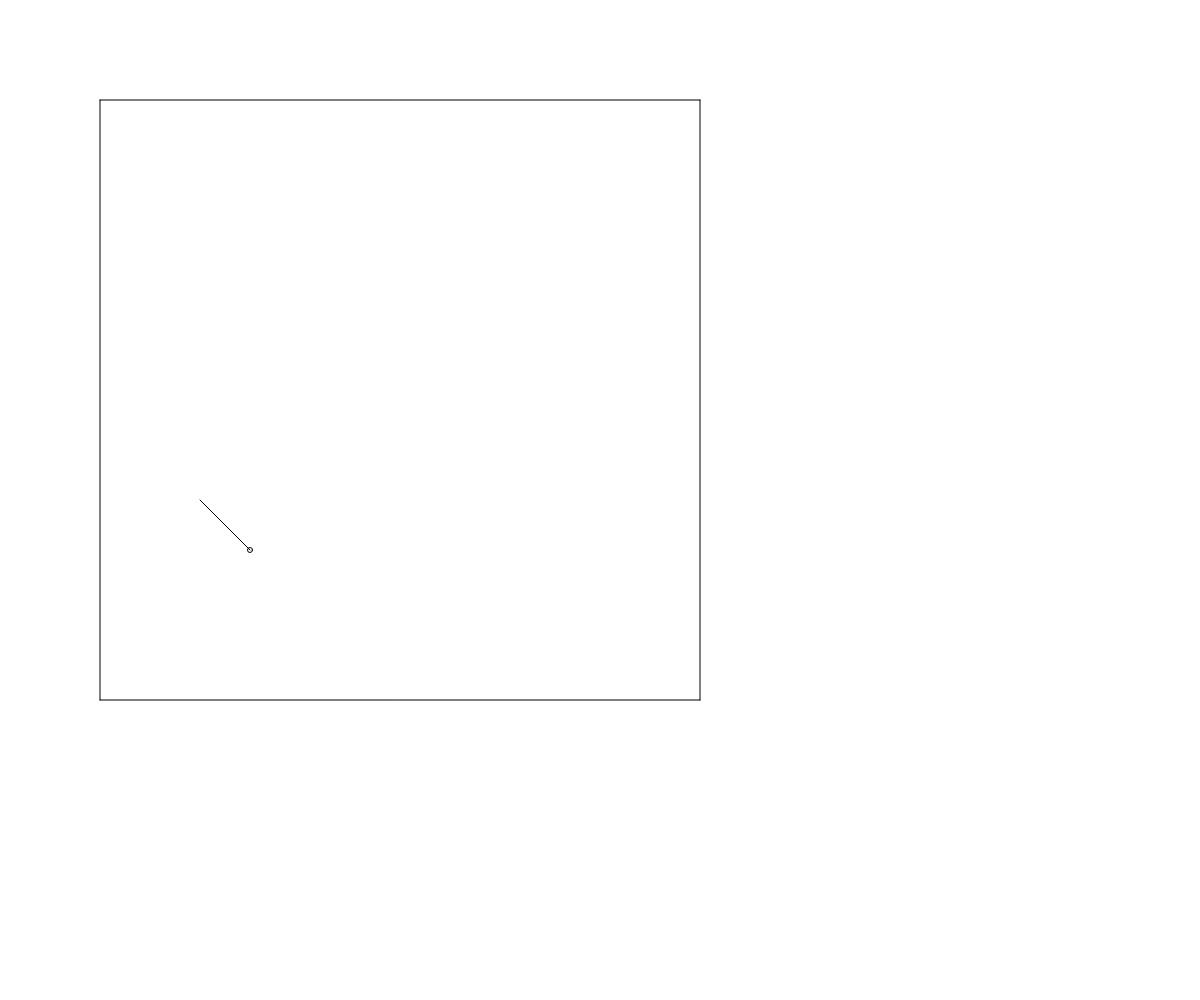
Frame 1 (no input)
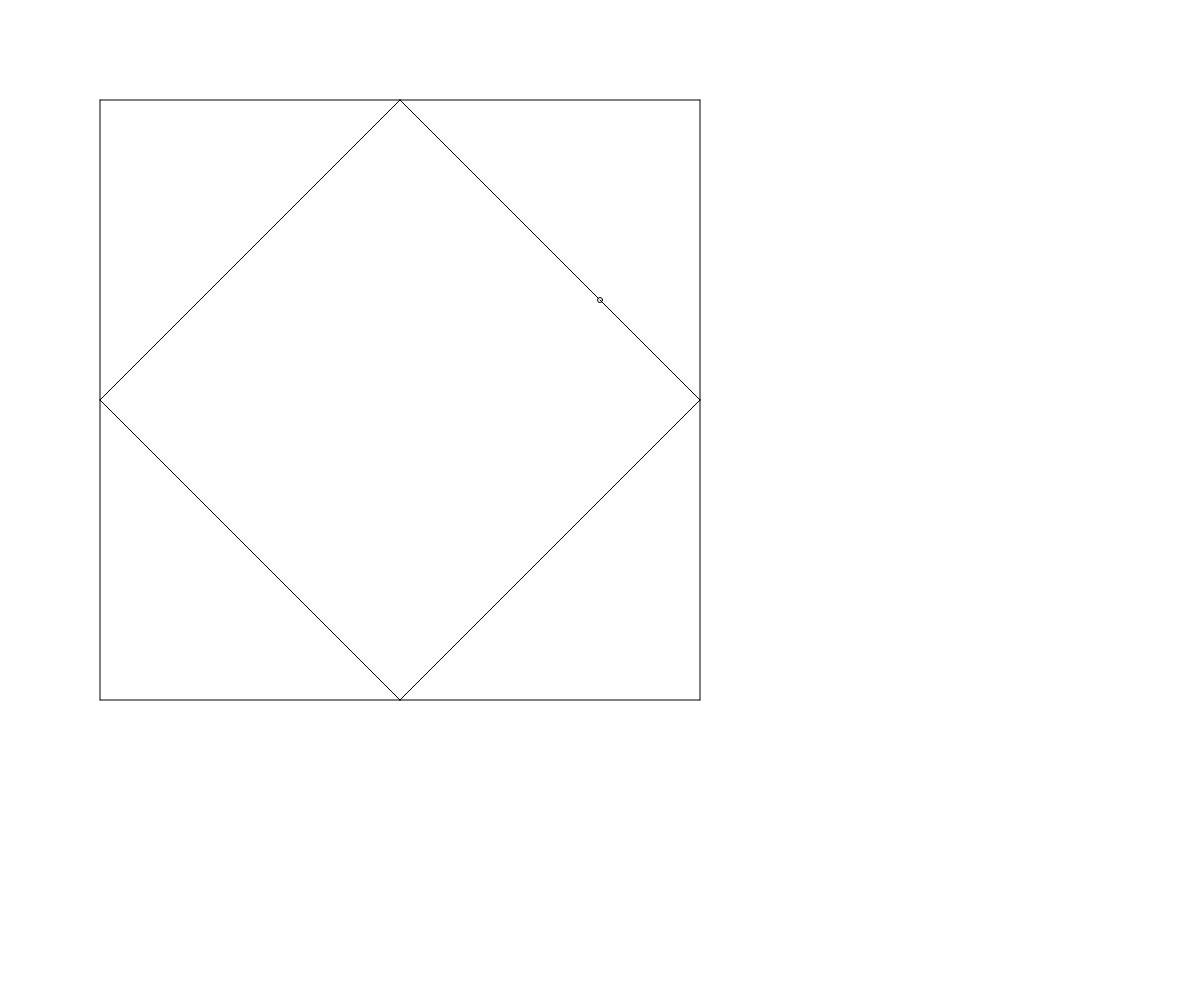
Frame 60 (no input)
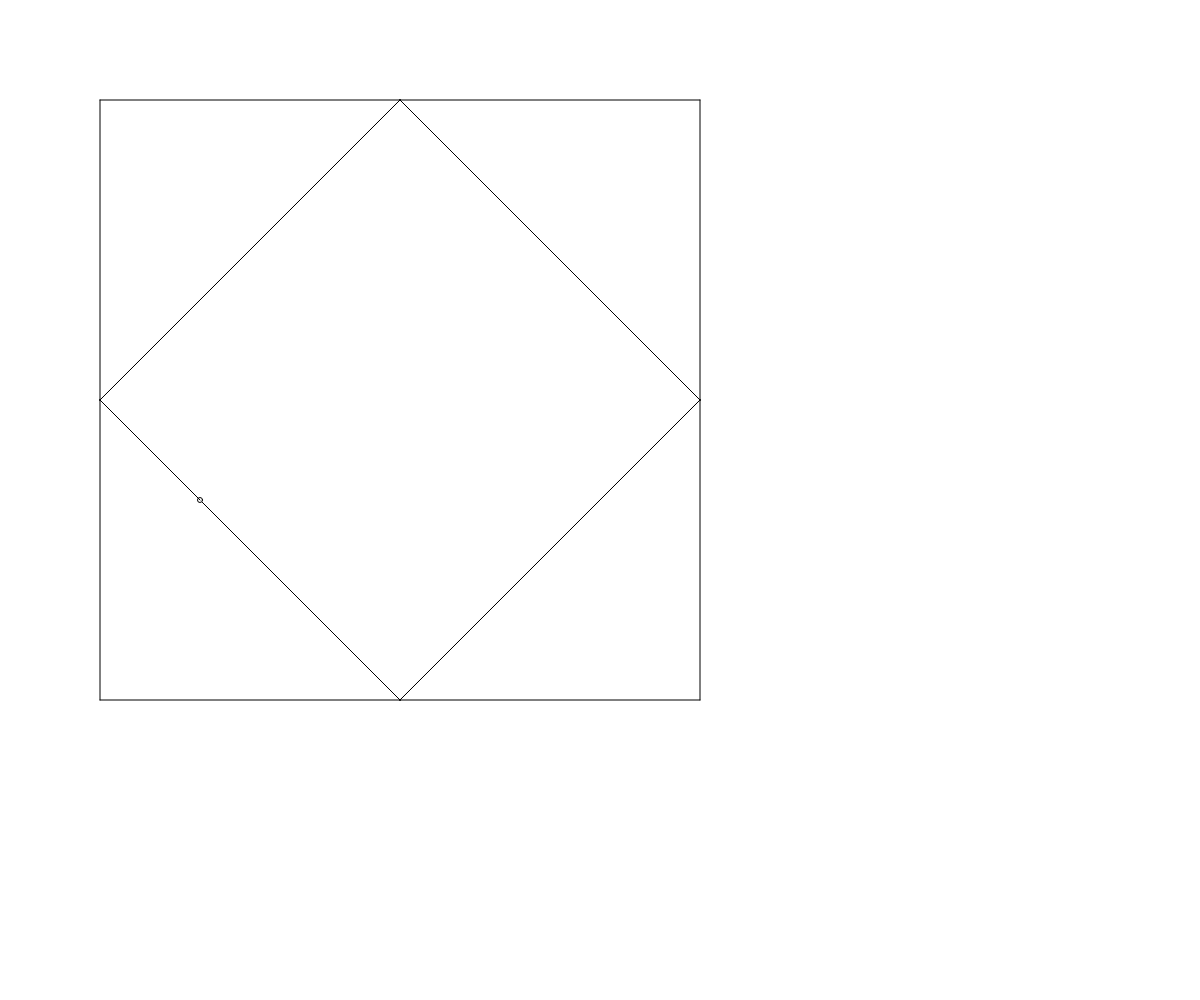
Frame 120 (the mouse pressed at the canvas centre since frame 60)

The p5.js sketch that drew these frames (run headless with seeded random() and noise() and a simulated clock; from frame 60 on, the mouse is pressed at the canvas centre):

// p5.js sketch
// ── sketch.js
const boardX = 100,
    boardY = 100,
    boardWidth = 12,
    boardHeight = 12,
    cellWidth = 50,
    startX = 2,
    startY = 8;

class Ball {
    constructor(x, y) {
        this.pos = createVector(x, y);
        this.speed = createVector(cellWidth, cellWidth);
        // this.speed.normalize();
        // this.speed.mult(5);
    }

    move() {
        this.pos.add(this.speed);
    }

    draw() {
        ellipse(this.pos.x, this.pos.y, 5, 5);
    }

    clampX(minV, maxV) {
        this.pos.x = max(minV, this.pos.x);
        this.pos.x = min(maxV, this.pos.x);
    }

    clampY(minV, maxV) {
        this.pos.y = max(minV, this.pos.y);
        this.pos.y = min(maxV, this.pos.y);
    }

    drawLine(x, y) {
        line(x, y, this.pos.x, this.pos.y);
    }
}

let ball;
let iterations;
let lastPos;
let traces = [];

const drawBoard = () => {
    for (let i = 0; i <= boardHeight; i += boardHeight) {
        line(
            boardX,
            boardY + cellWidth * i,
            boardX + boardWidth * cellWidth,
            boardY + cellWidth * i
        );
    }

    for (let i = 0; i <= boardWidth; i += boardWidth) {
        line(
            boardX + cellWidth * i,
            boardY,
            boardX + cellWidth * i,
            boardY + boardHeight * cellWidth
        );
    }

    for (let trace of traces) {
        const { x: x0, y: y0 } = trace.from;
        const { x: x1, y: y1 } = trace.to;
        line(x0, y0, x1, y1);
    }
};

const isCorner = (v) => {
    if (!v?.copy) return false;

    const corners = [
        createVector(boardX, boardY),
        createVector(boardX, boardY + boardHeight * cellWidth),
        createVector(boardX + boardWidth * cellWidth, boardY),
        createVector(
            boardX + boardWidth * cellWidth,
            boardY + boardHeight * cellWidth
        ),
    ];

    for (let corner of corners) {
        if (v.copy().dist(corner) < cellWidth / 5) return true;
    }

    return false;
};

function setup() {
    iterations = 0;
    ball = new Ball(boardX + cellWidth * startX, boardY + cellWidth * startY);
    createCanvas(windowWidth, windowHeight);
    lastPos = createVector(ball.pos.x, ball.pos.y);
}

function draw() {
    if (iterations % 1 == 0 && (!isCorner(ball.pos) || iterations == 0)) {
        clear();
        drawBoard();

        ball.move();
        ball.clampX(boardX, boardX + boardWidth * cellWidth);
        ball.clampY(boardY, boardY + boardHeight * cellWidth);
        ball.draw();
        ball.drawLine(lastPos.x, lastPos.y);

        const { x, y } = ball.pos;
        if (x == boardX + boardWidth * cellWidth || x == boardX) {
            traces.push({
                from: lastPos.copy(),
                to: createVector(x, y),
            });
            lastPos = createVector(x, y);

            ball.speed = createVector(-ball.speed.x, ball.speed.y);
        } else if (y == boardY + boardHeight * cellWidth || y == boardY) {
            traces.push({
                from: lastPos.copy(),
                to: createVector(x, y),
            });
            lastPos = createVector(x, y);

            ball.speed = createVector(ball.speed.x, -ball.speed.y);
        }
    }
    iterations++;
}
